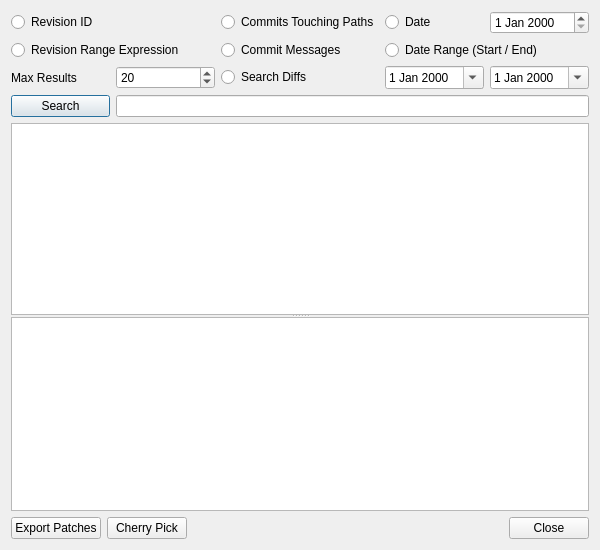
<ui version="4.0" >
 <class>Dialog</class>
 <widget class="QDialog" name="Dialog" >
  <property name="geometry" >
   <rect>
    <x>0</x>
    <y>0</y>
    <width>600</width>
    <height>550</height>
   </rect>
  </property>
  <property name="windowTitle" >
   <string>Search</string>
  </property>
  <layout class="QVBoxLayout" >
   <item>
    <layout class="QGridLayout" >
     <item row="0" column="0" colspan="2" >
      <widget class="QRadioButton" name="revision_radio" >
       <property name="text" >
        <string>Revision ID</string>
       </property>
      </widget>
     </item>
     <item row="0" column="2" >
      <widget class="QRadioButton" name="paths_radio" >
       <property name="text" >
        <string>Commits Touching Paths</string>
       </property>
      </widget>
     </item>
     <item row="0" column="3" >
      <widget class="QRadioButton" name="date_radio" >
       <property name="text" >
        <string>Date</string>
       </property>
      </widget>
     </item>
     <item row="0" column="4" >
      <widget class="QDateEdit" name="date" />
     </item>
     <item row="1" column="0" colspan="2" >
      <widget class="QRadioButton" name="range_radio" >
       <property name="text" >
        <string>Revision Range Expression</string>
       </property>
      </widget>
     </item>
     <item row="1" column="2" >
      <widget class="QRadioButton" name="messages_radio" >
       <property name="text" >
        <string>Commit Messages</string>
       </property>
      </widget>
     </item>
     <item row="1" column="3" colspan="2" >
      <widget class="QRadioButton" name="daterange_radio" >
       <property name="text" >
        <string>Date Range (Start / End)</string>
       </property>
      </widget>
     </item>
     <item row="2" column="0" >
      <widget class="QLabel" name="maxresults_label" >
       <property name="text" >
        <string>Max Results</string>
       </property>
      </widget>
     </item>
     <item row="2" column="1" >
      <widget class="QSpinBox" name="max_results" >
       <property name="minimum" >
        <number>5</number>
       </property>
       <property name="maximum" >
        <number>9995</number>
       </property>
       <property name="singleStep" >
        <number>5</number>
       </property>
       <property name="value" >
        <number>20</number>
       </property>
      </widget>
     </item>
     <item row="2" column="2" >
      <widget class="QRadioButton" name="diffs_radio" >
       <property name="text" >
        <string>Search Diffs</string>
       </property>
      </widget>
     </item>
     <item row="2" column="3" >
      <widget class="QDateEdit" name="start_date" >
       <property name="calendarPopup" >
        <bool>true</bool>
       </property>
      </widget>
     </item>
     <item row="2" column="4" >
      <widget class="QDateEdit" name="end_date" >
       <property name="calendarPopup" >
        <bool>true</bool>
       </property>
      </widget>
     </item>
     <item row="3" column="0" >
      <widget class="QPushButton" name="button_search" >
       <property name="text" >
        <string>Search</string>
       </property>
      </widget>
     </item>
     <item row="3" column="1" colspan="4" >
      <widget class="QLineEdit" name="input" />
     </item>
    </layout>
   </item>
   <item>
    <widget class="QSplitter" name="splitter" >
     <property name="orientation" >
      <enum>Qt::Vertical</enum>
     </property>
     <property name="handleWidth" >
      <number>2</number>
     </property>
     <widget class="QListWidget" name="commit_list" >
      <property name="sizePolicy" >
       <sizepolicy vsizetype="Minimum" hsizetype="Expanding" >
        <horstretch>0</horstretch>
        <verstretch>0</verstretch>
       </sizepolicy>
      </property>
      <property name="minimumSize" >
       <size>
        <width>50</width>
        <height>50</height>
       </size>
      </property>
     </widget>
     <widget class="QTextEdit" name="commit_text" >
      <property name="sizePolicy" >
       <sizepolicy vsizetype="Expanding" hsizetype="Expanding" >
        <horstretch>0</horstretch>
        <verstretch>1</verstretch>
       </sizepolicy>
      </property>
      <property name="minimumSize" >
       <size>
        <width>50</width>
        <height>150</height>
       </size>
      </property>
      <property name="tabChangesFocus" >
       <bool>true</bool>
      </property>
      <property name="readOnly" >
       <bool>true</bool>
      </property>
      <property name="acceptRichText" >
       <bool>false</bool>
      </property>
     </widget>
    </widget>
   </item>
   <item>
    <layout class="QGridLayout" >
     <item row="0" column="0" >
      <widget class="QPushButton" name="button_export" >
       <property name="text" >
        <string>Export Patches</string>
       </property>
      </widget>
     </item>
     <item row="0" column="1" >
      <widget class="QPushButton" name="button_cherrypick" >
       <property name="text" >
        <string>Cherry Pick</string>
       </property>
      </widget>
     </item>
     <item row="0" column="2" >
      <spacer>
       <property name="orientation" >
        <enum>Qt::Horizontal</enum>
       </property>
       <property name="sizeHint" >
        <size>
         <width>111</width>
         <height>20</height>
        </size>
       </property>
      </spacer>
     </item>
     <item row="0" column="3" >
      <widget class="QPushButton" name="button_close" >
       <property name="text" >
        <string>Close</string>
       </property>
      </widget>
     </item>
    </layout>
   </item>
  </layout>
 </widget>
 <resources/>
 <connections/>
</ui>
